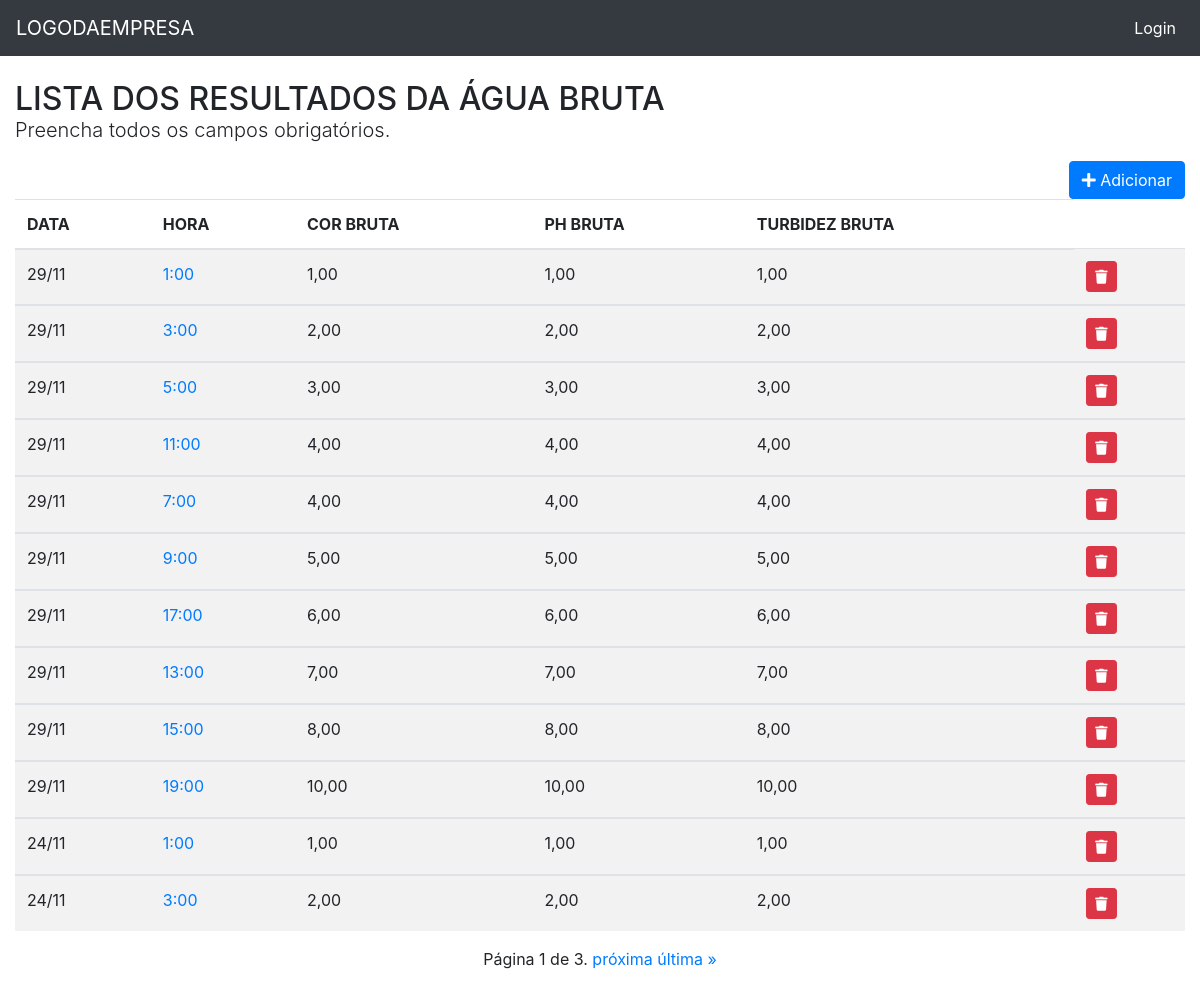
The app's page /captacao/list/ with its own data.
### captacao/models.py (models this page shows, shortened)
class Captacao(models.Model):
    data = models.DateField('Data', auto_now=False, auto_now_add=False)
    hora = models.CharField(max_length=5, choices=HORA_CHOICE)
    cor_b = models.DecimalField('Cor Bruta', max_digits=5, decimal_places=2, blank=True, null=True)
    ph_b = models.DecimalField('Ph Bruta', max_digits=5, decimal_places=2, blank=True, null=True)
    turbidez_b = models.DecimalField('Turbidez Bruta', max_digits=5, decimal_places=2, blank=True, null=True)
    class Meta:
        ordering = ('-data',)
        verbose_name = 'CAPTAÇÃO'
        verbose_name_plural = 'CAPTAÇÕES'

### captacao/views.py (the view)
# urls.py: path('list/', v.captacao_list, name='captacao_list'),
def captacao_list(request):
    template_name = 'captacao_list.html'
    obj = Captacao.objects.all()
    paginator = Paginator(obj, 12)
    page_number = request.GET.get('page')
    object_list = paginator.get_page(page_number)
    context = {'object_list': object_list}
    return render(request, template_name, context)

### captacao/templates/captacao_list.html (shortened to what this page needs)
{% extends "base.html" %}
{% load static %}
{% block content %}
<div class="page-header">
    <h2>LISTA DOS RESULTADOS DA ÁGUA BRUTA<br>
        <p class="lead">
            Preencha todos os campos obrigatórios.
        </p>
        <span class="pull-right">
            <a href="{% url 'captacao:captacao_add' %}">
              <button type="button" class="btn btn-primary">
                <span class="fa fa-plus"></span> Adicionar
              </button>
            </a>
        </span>
    </h2>
    {% if object_list %}
    <div class="table-reponsive">
        <table class="table table-striped">
          <thead>
            <tr>
              <th>DATA</th>
              <th>HORA</th>
              <th>COR BRUTA</th>
              <th>PH BRUTA</th>
              <th>TURBIDEZ BRUTA</th>
            </tr>
          </thead>
          <tbody>
          {% for object in object_list %}
              <tr>
                <td class="text-left">{{ object.data|date:"d/m" }}</td>
                <td>
                  <a href="{% url 'captacao:captacao_update' object.pk %}">{{ object.hora }}</a>
                </td>
                <td class="text-left">{{ object.cor_b }}</td>
                <td class="text-left">{{ object.ph_b}}</td>
                <td class="text-left">{{ object.turbidez_b}}</td>
                <td>
                      <a href="{% url 'captacao:captacao_delete' object.pk %}" class="btn btn-danger btn-sm"
                         title="Excluir" onclick="return confirm('Tem certeza que deseja exluir?')" >
                          <i class="fa fa-trash" aria-hidden="true"></i>
                      </a>
                </td>
              </tr>
          </tbody>
      {% endfor %}
        </table>
    </div>
    <div class="pagination">
        <span class="step_links">
            <span class="current">
                Página {{ object_list.number }} de {{ object_list.paginator.num_pages }}.
            </span>
            {% if object_list.has_next %}
                <a href="?page={{ object_list.next_page_number }}">próxima</a>
                <a href="?page={{ object_list.paginator.num_pages }}">última &raquo;</a>
            {% endif %}
        </span>
    </div>
  {% else %}
    <p class="alert alert-warning">Sem itens na lista.</p>
  {% endif %}
</div>
{% endblock content %}l>

### core/static/css/style.css (style rules this page uses)
body { margin-top: 80px; }
.pagination { margin-bottom: 20px; }
.step_links { position: relative; margin-left: auto; margin-right: auto; }

### records on screen
Captacao: data "29/11", hora "1:00", cor_b "1,00", ph_b "1,00", turbidez_b "1,00"
Captacao: data "29/11", hora "3:00", cor_b "2,00", ph_b "2,00", turbidez_b "2,00"
Captacao: data "29/11", hora "5:00", cor_b "3,00", ph_b "3,00", turbidez_b "3,00"
Captacao: data "29/11", hora "11:00", cor_b "4,00", ph_b "4,00", turbidez_b "4,00"
Captacao: data "29/11", hora "7:00", cor_b "4,00", ph_b "4,00", turbidez_b "4,00"
Captacao: data "29/11", hora "9:00", cor_b "5,00", ph_b "5,00", turbidez_b "5,00"
Captacao: data "29/11", hora "17:00", cor_b "6,00", ph_b "6,00", turbidez_b "6,00"
Captacao: data "29/11", hora "13:00", cor_b "7,00", ph_b "7,00", turbidez_b "7,00"
Captacao: data "29/11", hora "15:00", cor_b "8,00", ph_b "8,00", turbidez_b "8,00"
Captacao: data "29/11", hora "19:00", cor_b "10,00", ph_b "10,00", turbidez_b "10,00"
Captacao: data "24/11", hora "1:00", cor_b "1,00", ph_b "1,00", turbidez_b "1,00"
Captacao: data "24/11", hora "3:00", cor_b "2,00", ph_b "2,00", turbidez_b "2,00"

### other values on screen
{{ object_list.number }} "1"
{{ object_list.paginator.num_pages }} "3"
